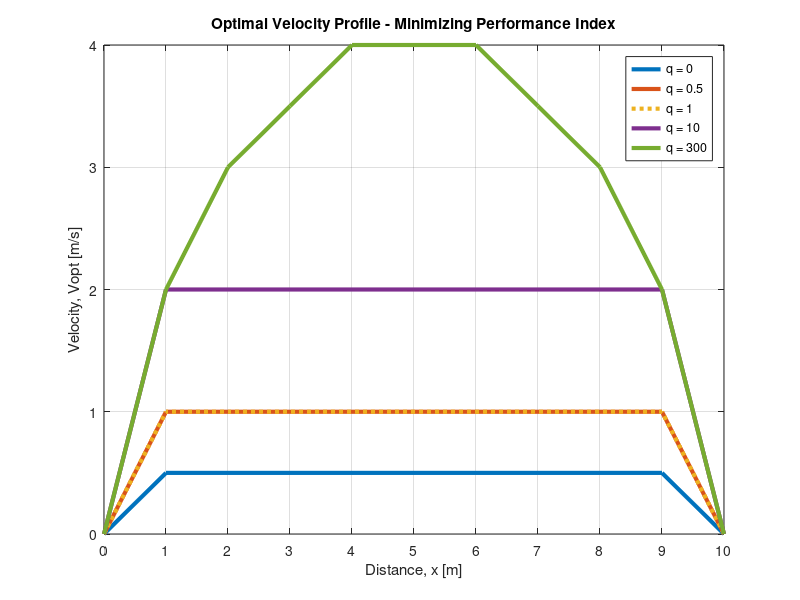

Source code (MATLAB):
% HW5 #2
clear;clc;close all;

%Constants
m = 2; %kg
A = 0.1; %m2
Cd = 0.4;
p = 1.204; %kg/m3
mu = 0.2;
g = 10; %m/s2

%Initial and final conditions, limits
xi = 0; % start pos
xf = 10; % end pos
vi = 0; % initial velocity
vf = 0; % end velocity
v_lims = 0:0.5:5; % velocity limits
vll = length(v_lims); % length of velocity range
a_lims = [-3,3]; % acceleration limits
q = [0 0.5 1 10 300];

for ll = 1:length(q)

    %Find optimal acceleration profile to minimize energy performance index
    opt_vals1 = zeros(5,xf); % optimal start vel, end vel, accel, time, perf index for each 1m segment
    opt_vals2 = zeros(5,xf); % optimal start vel, end vel, accel, time, perf index for each 1m segment
    
    % calculate v0 that minimizes performance index given ve final = 0. Start at last 
    % segment and work back.
    ve1 = 0;
    v0_vec1 = v_lims;
    
    for ii = xf:-1:1
        ve_vec1 = ve1*ones(1,vll);
        t1 = 2./(v0_vec1+ve_vec1);
        a1 = (ve_vec1-v0_vec1)./t1;
        E1 = m.*(abs(a1)+mu*g) + 1/4*Cd*p*g*A.*(v0_vec1.^2 + ve_vec1.^2);
        J1 = E1+q(ll).*t1;
    
        min_J = 15+q(ll)*5;
        for jj = 1:vll
            if (J1(jj)<min_J) && (a1(jj)>=a_lims(1)) && (a1(jj)<=a_lims(2)) 
                t1_opt = t1(jj);
                a1_opt = a1(jj);
                v0_opt1 = v0_vec1(jj);
                J1_opt = J1(jj);
                min_J = J1_opt;
            end
        end
    
        opt_vals1(:,ii) = [v0_opt1;ve1;a1_opt;t1_opt;J1_opt];
        ve1 = v0_opt1;
    end
    
    % calculate ve that minimizes performance index given v0 start = 0. Start at first 
    % segment and work forward.
    v02 = 0;
    ve_vec2 = v_lims;
    
    for mm = 1:xf
        v0_vec2 = v02*ones(1,vll);
        t2 = 2./(v0_vec2+ve_vec2);
        a2 = (ve_vec2-v0_vec2)./t2;
        E2 = m.*(abs(a2)+mu*g) + 1/4*Cd*p*g*A.*(v0_vec2.^2 + ve_vec2.^2);
        J2 = E2+q(ll).*t2;
    
        min_J = 15+q(ll)*5;
        for nn = 1:vll
            if (J2(nn)<min_J) && (a2(nn)>=a_lims(1)) && (a2(nn)<=a_lims(2)) 
                t2_opt = t2(nn);
                a2_opt = a2(nn);
                ve_opt2 = ve_vec2(nn);
                J2_opt = J2(nn);
                min_J = J2_opt;
            end
        end
    
        opt_vals2(:,mm) = [v02;ve_opt2;a2_opt;t2_opt;J2_opt];
        v02 = ve_opt2;
    end
    
    %find point at which optimal values of velocity from each method match up
    for kk = 1:(length(opt_vals1)-1)
        if opt_vals1(1,kk+1) == opt_vals2(2,kk)
            eq_segment = kk;
        end
    end
    
    %combined optimal values (v0,ve,a,t) and plot velocity
    opt_vals = [opt_vals2(:,1:eq_segment) opt_vals1(:,eq_segment+1:end)];
    
    if ll == 3
        plot(0:xf,[opt_vals(1,:) opt_vals(2,end)],':','LineWidth',3)
        hold on
    else
        plot(0:xf,[opt_vals(1,:) opt_vals(2,end)],'LineWidth',3)
        hold on
    end
end

grid on
xticks(0:10)
xlabel('Distance, x [m]')
ylabel('Velocity, Vopt [m/s]')
title('Optimal Velocity Profile - Minimizing Performance Index')
legend('q = 0','q = 0.5','q = 1','q = 10','q = 300')